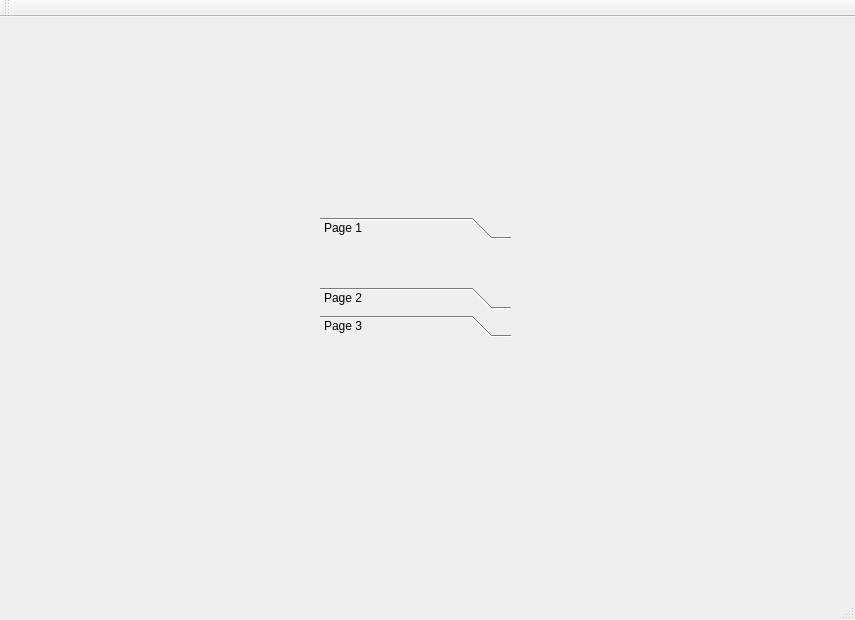
<?xml version="1.0" encoding="UTF-8"?>
<ui version="4.0">
 <class>MainWindow</class>
 <widget class="QMainWindow" name="MainWindow">
  <property name="geometry">
   <rect>
    <x>0</x>
    <y>0</y>
    <width>855</width>
    <height>620</height>
   </rect>
  </property>
  <property name="windowTitle">
   <string>MainWindow</string>
  </property>
  <widget class="QWidget" name="centralWidget">
   <widget class="QToolBox" name="toolBox">
    <property name="geometry">
     <rect>
      <x>320</x>
      <y>200</y>
      <width>191</width>
      <height>120</height>
     </rect>
    </property>
    <property name="currentIndex">
     <number>0</number>
    </property>
    <widget class="QWidget" name="page">
     <property name="geometry">
      <rect>
       <x>0</x>
       <y>0</y>
       <width>191</width>
       <height>42</height>
      </rect>
     </property>
     <attribute name="label">
      <string>Page 1</string>
     </attribute>
    </widget>
    <widget class="QWidget" name="page_3">
     <attribute name="label">
      <string>Page 2</string>
     </attribute>
    </widget>
    <widget class="QWidget" name="page_2">
     <property name="geometry">
      <rect>
       <x>0</x>
       <y>0</y>
       <width>191</width>
       <height>42</height>
      </rect>
     </property>
     <attribute name="label">
      <string>Page 3</string>
     </attribute>
    </widget>
   </widget>
  </widget>
  <widget class="QMenuBar" name="menuBar">
   <property name="geometry">
    <rect>
     <x>0</x>
     <y>0</y>
     <width>855</width>
     <height>22</height>
    </rect>
   </property>
  </widget>
  <widget class="QToolBar" name="mainToolBar">
   <attribute name="toolBarArea">
    <enum>TopToolBarArea</enum>
   </attribute>
   <attribute name="toolBarBreak">
    <bool>false</bool>
   </attribute>
  </widget>
  <widget class="QStatusBar" name="statusBar"/>
 </widget>
 <layoutdefault spacing="6" margin="11"/>
 <resources/>
 <connections/>
</ui>
